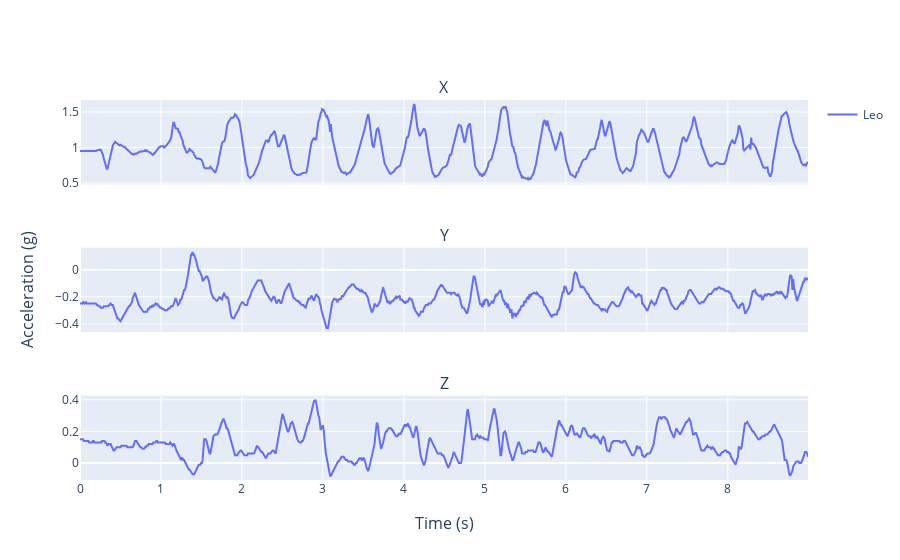

Notebook cell for this chart:
### Code cell
plots["XYZ"]

### Figure 1 — Plotly figure (JSON) as saved in the notebook; plotly's stock layout.template omitted (floating-point values rounded to 4 significant figures; data arrays with more than 128 entries replaced by an {"elided": "..."} marker saying what was removed)
{"data": [{"legendgroup": "Leo", "line": {"color": "#636EFA"}, "mode": "lines", "name": "Leo", "type": "scatter", "x": {"elided": "971 float values"}, "xaxis": "x", "y": {"elided": "971 float values"}, "yaxis": "y"}, {"legendgroup": "Leo", "line": {"color": "#636EFA"}, "mode": "lines", "name": "Leo", "showlegend": false, "type": "scatter", "x": {"elided": "971 float values"}, "xaxis": "x2", "y": {"elided": "971 float values"}, "yaxis": "y2"}, {"legendgroup": "Leo", "line": {"color": "#636EFA"}, "mode": "lines", "name": "Leo", "showlegend": false, "type": "scatter", "x": {"elided": "971 float values"}, "xaxis": "x3", "y": {"elided": "971 float values"}, "yaxis": "y3"}], "layout": {"annotations": [{"font": {"size": 16}, "showarrow": false, "text": "X", "x": 0.5, "xanchor": "center", "xref": "paper", "y": 1, "yanchor": "bottom", "yref": "paper"}, {"font": {"size": 16}, "showarrow": false, "text": "Y", "x": 0.5, "xanchor": "center", "xref": "paper", "y": 0.6111, "yanchor": "bottom", "yref": "paper"}, {"font": {"size": 16}, "showarrow": false, "text": "Z", "x": 0.5, "xanchor": "center", "xref": "paper", "y": 0.2222, "yanchor": "bottom", "yref": "paper"}, {"font": {"size": 16}, "showarrow": false, "text": "Time (s)", "x": 0.5, "xanchor": "center", "xref": "paper", "y": 0, "yanchor": "top", "yref": "paper", "yshift": -30}, {"font": {"size": 16}, "showarrow": false, "text": "Acceleration (g)", "textangle": -90, "x": 0, "xanchor": "right", "xref": "paper", "xshift": -40, "y": 0.5, "yanchor": "middle", "yref": "paper"}], "hovermode": "x", "xaxis": {"anchor": "y", "domain": [0, 1], "matches": "x3", "showticklabels": false}, "xaxis2": {"anchor": "y2", "domain": [0, 1], "matches": "x3", "showticklabels": false}, "xaxis3": {"anchor": "y3", "domain": [0, 1]}, "yaxis": {"anchor": "x", "domain": [0.7778, 1]}, "yaxis2": {"anchor": "x2", "domain": [0.3889, 0.6111]}, "yaxis3": {"anchor": "x3", "domain": [0, 0.2222]}}}
